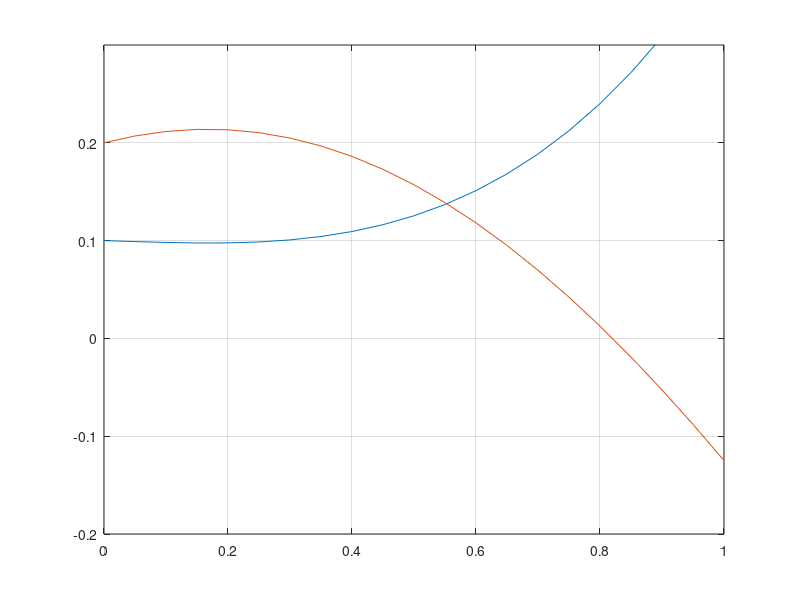

The MATLAB script that drew this image:
f1 = inline('(t^2)-(y*sin(x))', 't', 'x', 'y');

f2 = inline('(cos(t)*x)+(y^2)-t', 't', 'x', 'y');

h = 0.05;
t=0:h:1;
x = zeros(size(t));
y = zeros(size(t));
y(1) = 0.2;
x(1) = 0.1;
i = numel(y);

for n = 1:i-1
    x(n+1) = x(n)+ h * f1((n-1)*h, x(n), y(n));
    y(n+1) = y(n) + h * f2((n-1)*h, x(n), y(n)); 
end

plot(t,x,t,y);
xlim([0, 1])
ylim([-0.2, 0.3])
grid on
y(21)
x(21)



